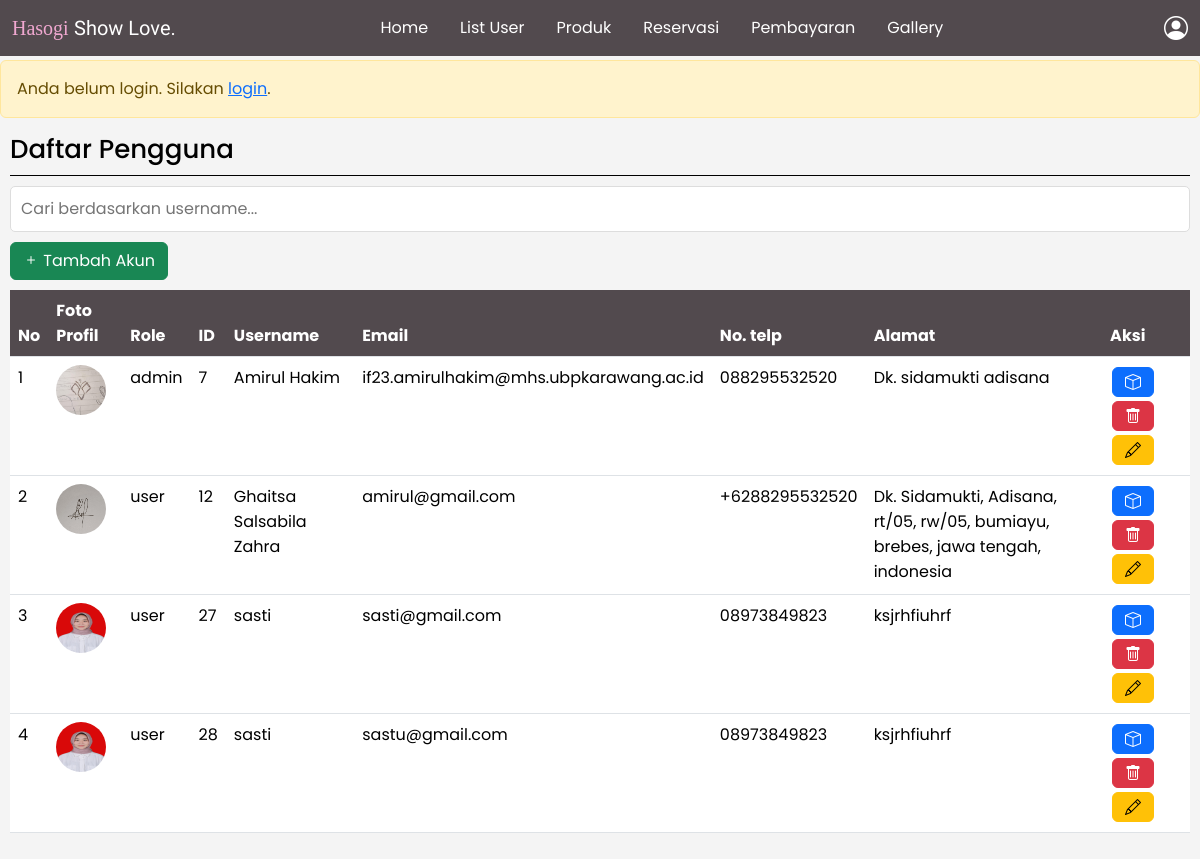
The page /admin/listuser-admin.php on the database as committed earlier.
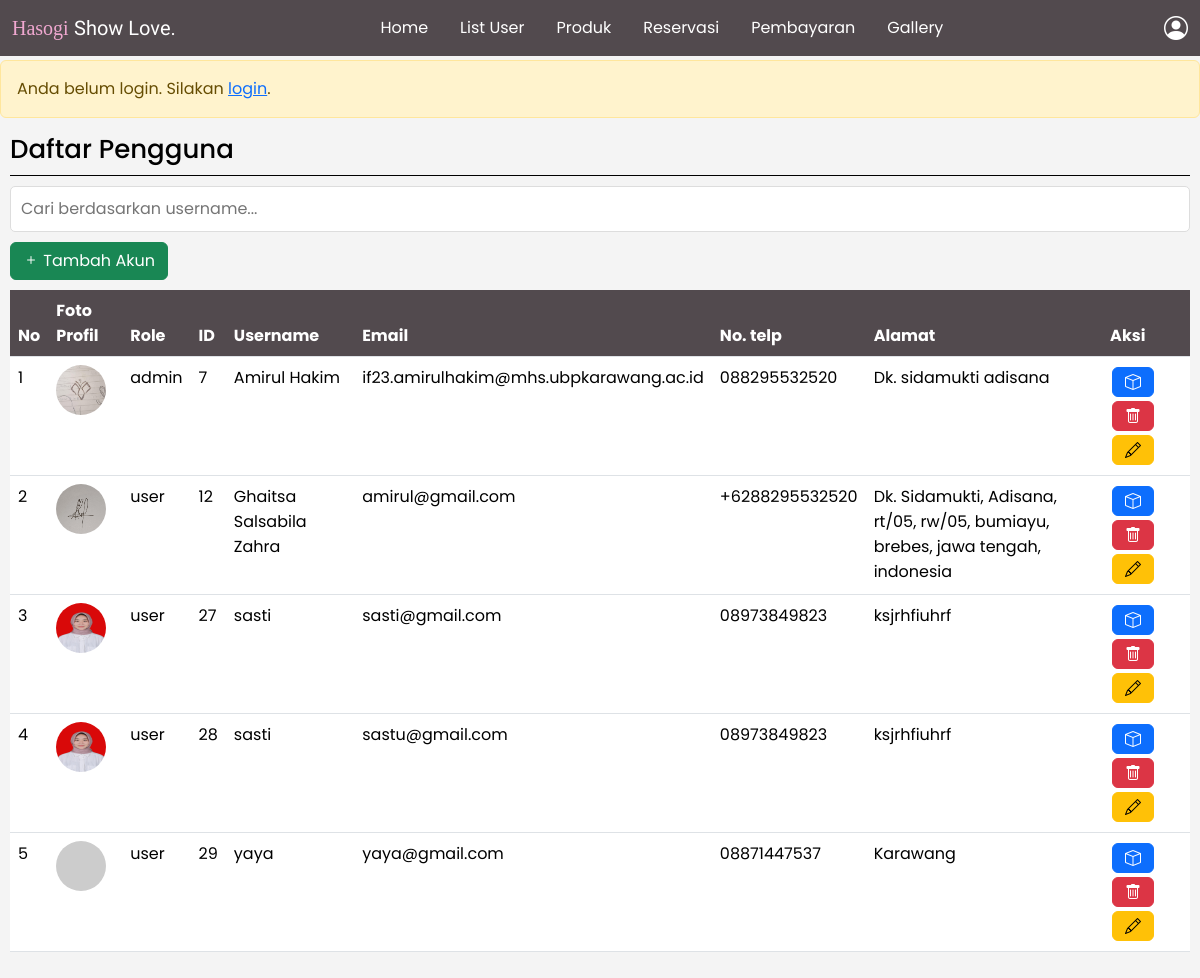
The same page on the database as committed later.
### tables this page shows
CREATE TABLE IF NOT EXISTS `users` (
  `user_id` int NOT NULL AUTO_INCREMENT,
  `username` varchar(50) NOT NULL,
  `email` varchar(100) NOT NULL,
  `password` varchar(255) NOT NULL,
  `created_at` timestamp NULL DEFAULT CURRENT_TIMESTAMP,
  `phone` varchar(15) NOT NULL,
  `address` varchar(255) NOT NULL,
  `foto_profil` varchar(255) NOT NULL,
  `role` enum('admin','user') NOT NULL,
  PRIMARY KEY (`user_id`)
);

### admin/listuser-admin.php (the view, shortened to what this page needs)
<?php
include '../database/db.php';
if (isset($_SESSION['user_id'])) {
    $user_id = $_SESSION['user_id'];
    $role = $_SESSION['role'];
    echo "<div class='alert alert-info'>";
    echo "<strong>Selamat datang!</strong> User ID Anda: " . htmlspecialchars($user_id) . "<br>";
    echo "Role Anda: " . htmlspecialchars($role);
    echo "</div>";
} else {
    echo "<div class='alert alert-warning'>Anda belum login. Silakan <a href='login-user.php'>login</a>.</div>";
}
$search = isset($_GET['search']) ? $conn->real_escape_string($_GET['search']) : '';
$sql = "SELECT user_id, foto_profil, username, email, phone, address, role FROM users WHERE username LIKE '%$search%'";
$result = $conn->query($sql);
?>
<!DOCTYPE html>
<html lang="id">
<head>
    <link href="https://cdn.jsdelivr.net/npm/bootstrap@5.3.3/dist/css/bootstrap.min.css" rel="stylesheet">
    <link href="https://cdn.jsdelivr.net/npm/bootstrap-icons/font/bootstrap-icons.css" rel="stylesheet">
</head>
<body>
    <?php include 'navbar-admin.php'; ?>
    <h2 style="color: black; border-bottom: 1px solid black !important; padding-bottom: 10px;">Daftar Pengguna</h2>
    <form method="GET" action="" style="margin: 10px 10px 10px 10px;">
        <input type="text" name="search" value="<?php echo isset($_GET['search']) ? htmlspecialchars($_GET['search']) : ''; ?>" placeholder="Cari berdasarkan username..." style="width: 100%; padding: 10px; border: 1px solid #ddd; border-radius: 5px;">
    </form>
    <div style="margin: 10px 10px 0px 10px; text-align: left;">
        <button class="btn btn-success" onclick="tambahAkun()">
            <i class="bi bi-plus"></i> Tambah Akun
        </button>
    </div>
    <div class="table-container">
        <table class="table">
            <thead>
                <tr>
                    <th>No</th>
                    <th>Foto Profil</th>
                    <th>Role</th>
                    <th>ID</th>
                    <th>Username</th>
                    <th>Email</th>
                    <th>No. telp</th>
                    <th>Alamat</th>
                    <th>Aksi</th>
                </tr>
            </thead>
            <tbody>
                <?php
                if ($result->num_rows > 0) {
                    $no = 1;
                    while ($row = $result->fetch_assoc()) {
                        $foto_profil = !empty($row['foto_profil']) ? '../img/uploads/' . htmlspecialchars($row['foto_profil']) : 'https://via.placeholder.com/50';
                        $username = isset($row['username']) ? htmlspecialchars($row['username']) : 'Tidak tersedia';
                        $email = isset($row['email']) ? htmlspecialchars($row['email']) : 'Tidak tersedia';
                        $phone = isset($row['phone']) ? htmlspecialchars($row['phone']) : 'Tidak tersedia';
                        $address = isset($row['address']) ? htmlspecialchars($row['address']) : 'Tidak tersedia';
                        $role = isset($row['role']) ? htmlspecialchars($row['role']) : 'Tidak tersedia';
                        $user_id = isset($row['user_id']) ? htmlspecialchars($row['user_id']) : 'Tidak tersedia';
                        echo "<tr>
                            <td>" . $no++ . "</td>
                            <td><img src='" . $foto_profil . "' alt='Foto Profil'></td>
                            <td>" . $role . "</td>
                            <td>" . $user_id . "</td>
                            <td>" . $username . "</td>
                            <td>" . $email . "</td>
                            <td>" . $phone . "</td>
                            <td>" . $address . "</td>
                            <td>
                                <a href='../action/view/view-daftarsewa.php?user_id=" . $row['user_id'] . "' class='btn btn-primary action-btn'>
                                    <i class='bi bi-box'></i>
                                </a>
                                <button class='btn btn-danger action-btn' onclick='hapusUser(" . $row['user_id'] . ")'>
                                    <i class='bi bi-trash'></i>
                                </button>
                                <button class='btn btn-warning action-btn' onclick='editProfil(" . $row['user_id'] . ")'>
                                    <i class='bi bi-pencil'></i>
                                </button>
                            </td>
                        </tr>";
                    }
                } else {
                    echo "<tr><td colspan='9'>Tidak ada data pengguna yang ditemukan.</td></tr>";
                }
                ?>
            </tbody>
        </table>
    </div>
</body>
</html>

Rows that differ between the two databases and show on the page:
added users: role "user", user_id "29", username "yaya", email "yaya@gmail.com", phone "08871447537", address "Karawang"
